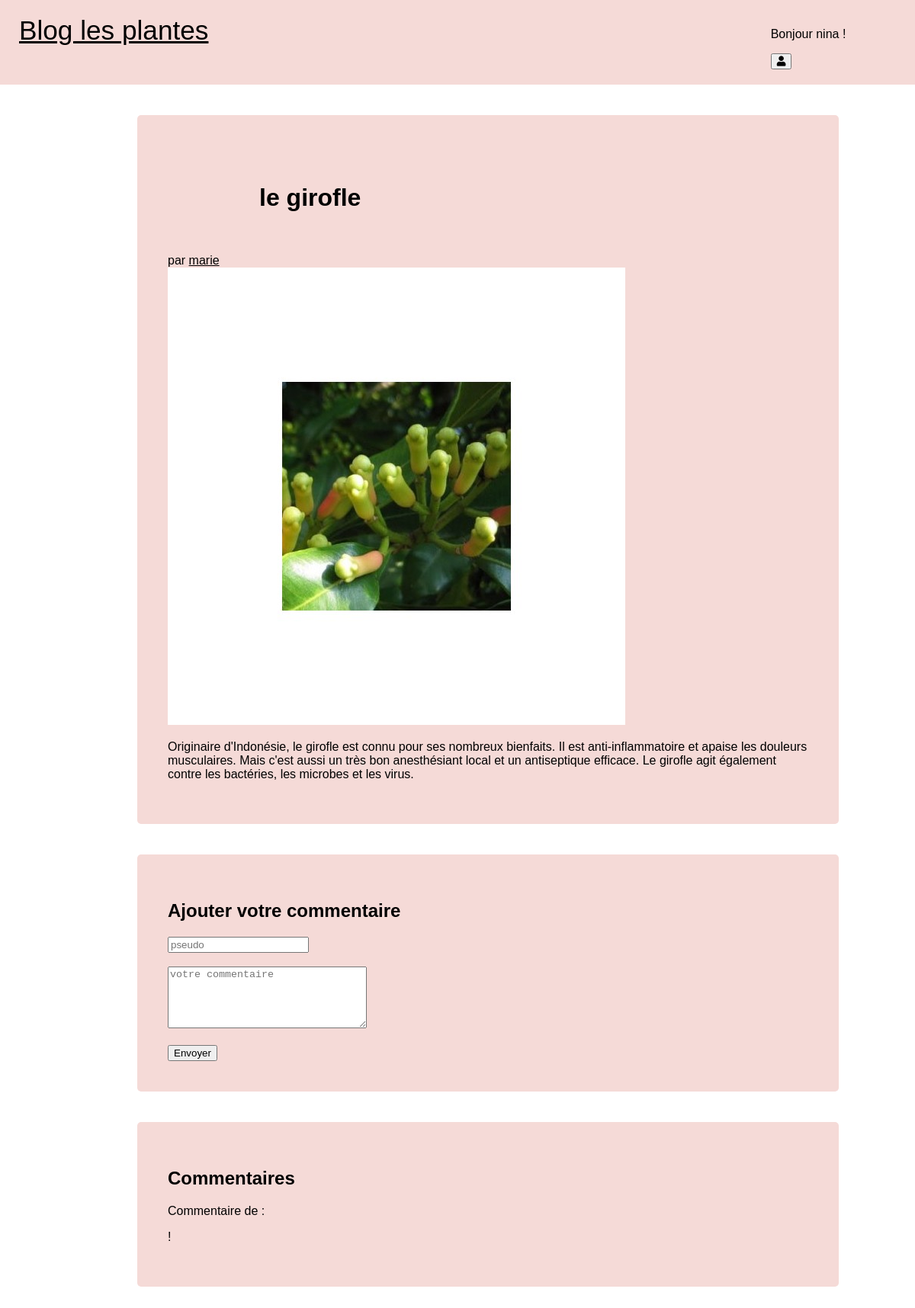
/article.php?id=5 (signed in), run on the app's committed database.
### tables this page shows
CREATE TABLE IF NOT EXISTS `writers` (
  `id` tinyint(3) UNSIGNED NOT NULL AUTO_INCREMENT,
  `username` varchar(30) NOT NULL,
  `hashed_password` varchar(60) NOT NULL,
  PRIMARY KEY (`id`)
);

CREATE TABLE IF NOT EXISTS `posts` (
  `id` tinyint(3) NOT NULL AUTO_INCREMENT,
  `title` varchar(150) NOT NULL,
  `content` text NOT NULL,
  `publication_date` datetime NOT NULL DEFAULT CURRENT_TIMESTAMP,
  `image` varchar(100) NOT NULL,
  `writerid` tinyint(3) UNSIGNED NOT NULL,
  PRIMARY KEY (`id`),
  KEY `writerid` (`writerid`)
);

CREATE TABLE IF NOT EXISTS `comments` (
  `id` tinyint(3) UNSIGNED NOT NULL AUTO_INCREMENT,
  `username` varchar(30) NOT NULL,
  `content` text NOT NULL,
  `publication_date` datetime NOT NULL DEFAULT CURRENT_TIMESTAMP,
  `articleid` tinyint(3) NOT NULL,
  PRIMARY KEY (`id`),
  KEY `articleid` (`articleid`)
);

### article.php (called while the page is built, shortened)
<?php
$dbh = new PDO(
    'mysql:host=localhost;dbname=monblog;charset=utf8',
    'root',
    '',
    [
        PDO::ATTR_ERRMODE => PDO::ERRMODE_EXCEPTION,
        PDO::ATTR_DEFAULT_FETCH_MODE => PDO::FETCH_ASSOC
    ]
);
if(!empty($_SESSION)){
$query = 'SELECT username FROM writers WHERE id= :iduser';
$sth = $dbh->prepare($query);
$sth->bindValue(':iduser', trim($_SESSION['userid']), PDO::PARAM_STR);
$sth->execute();
$usernameSession = $sth->fetch();
}
$query = 'SELECT posts.id AS postid, posts.title, posts.image, posts.content, posts.publication_date, posts.writerid, writers.id, writers.username FROM posts INNER JOIN writers ON writers.id = posts.writerid WHERE posts.id = :postid';
$sth = $dbh->prepare($query);
$sth->bindValue(':postid', htmlspecialchars($_GET['id']), PDO::PARAM_STR);
$sth->execute();
$theArticle = $sth->fetch();
$query = 'SELECT username, content, articleid FROM comments WHerE articleid=:articleid';
$sth = $dbh->prepare($query);
$sth->bindValue(':articleid', htmlspecialchars($theArticle['postid']), PDO::PARAM_STR);
$sth->execute();
$allComments = $sth->fetchAll();
include 'article.phtml';

### article.phtml (the view, shortened to what this page needs)
<!DOCTYPE html>
<html lang="en">
<head>
    <link href="style.css" rel="stylesheet">
</head>
<body>
<?php
    if (!empty($_SESSION)) {
        include('nav_logged.phtml');
    } else {
        include('nav.phtml');
    }
    ?>
    <div id="container-post">
        <h1><?php echo $theArticle['title']; ?></h1><br>
        <p>par <a href="http://localhost/blog/writer.php?id=<?= $theArticle['writerid']; ?>"><?= $theArticle['username']; ?></a><br>
            <img src="http://localhost/blog/uploads/<?= $theArticle['image']; ?>">
            <p><?= $theArticle['content']; ?></p>
    </div>
    <div id="container-add-comment">
        <h2>Ajouter votre commentaire</h2>
        <form action="article.php" method="post">
            <input type='text' name="pseudo" placeholder="pseudo"><br><br>
            <textarea rows="5" cols="30" type='text' name="commentaire" placeholder="votre commentaire"></textarea><br>
            <input type="hidden" name="postidcomment" value="<?= $theArticle['postid']; ?>"><br>
            <button type="submit">Envoyer</button>
        </form>
    </div>
    <div id="comment-thread">
        <h2>Commentaires</h2>
        <?php foreach ($allComments as $key => $comment) : ?>
            <p> Commentaire de : <?php echo $comment['username']; ?></p>
            <p><?php echo $comment['content']; ?>
            <?php endforeach; ?>
    </div>
</body>
</html>

### nav_logged.phtml
<nav>
<link rel="stylesheet" href="https://cdnjs.cloudflare.com/ajax/libs/font-awesome/5.12.1/css/all.min.css">
    <a href="http://localhost/blog/">
        <div id="name-site">
           Blog les plantes
        </div>
    </a>
    <div id="nav-items">
        <div id="nav-links">
        <div id="nav-greetings">
       <p> Bonjour <?php echo $usernameSession['username']; ?> !</p>
</div>
        <a href="logout.php"><button type="submit"><i class=" fas fa-user"></i></button></a>
        </div>
    </div>
</nav>

### style.css (style rules this page uses)
body { font-family: sans-serif; margin: 0; padding: 0; }
nav { background-color: rgb(245, 218, 215); display: flex; justify-content: space-between; }
#name-site { font-size: 2.2rem; padding:20px; padding-left: 25px; }
#nav-items { padding: 20px; right: 0; width: 20vw; display: flex; justify-content: space-around; flex-direction: row; }
#nav-links { padding-bottom: 0; }
h1 { margin-left: 10vw; margin-top: 50px; }
a { color: black; }
#container-post { margin-top: 40px; width: 70vw; margin-left: 15vw; background-color: rgb(245, 218, 215); padding: 40px; border-radius: 5px; }
#container-post img { max-width: 1000px; }
#container-add-comment { margin-top: 40px; width: 70vw; margin-left: 15vw; background-color: rgb(245, 218, 215); padding: 40px; border-radius: 5px; }
#comment-thread { margin-top: 40px; width: 70vw; margin-left: 15vw; background-color: rgb(245, 218, 215); padding: 40px; border-radius: 5px; margin-bottom: 100px; }

### data on the page
writers: username "nina"
posts: title "le girofle", writerid.username "marie", image (picture), content "Originaire d'Indonésie, le girofle est connu pour ses nombreux bienfaits. Il est anti-inflammatoire et apaise les douleurs musculaires. Mais c'est aussi un très bon anesthésiant local et un antiseptique efficace. Le girofle agit également contre les bactéries, les microbes et les virus."
comments: content "!"
